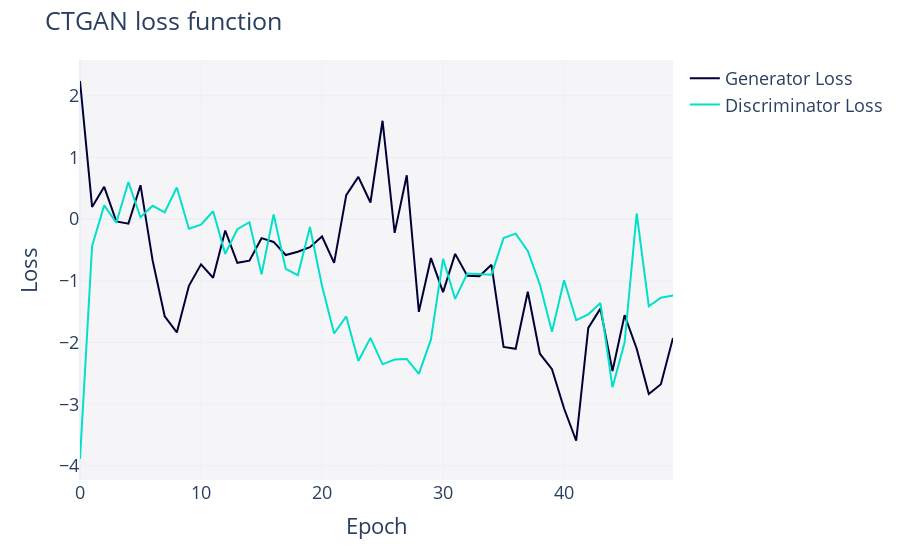

The cell this chart's notebook holds for it:
### Code cell
fig2 = ctgan2.get_loss_values_plot()
fig2

### Figure 1 — Plotly figure (JSON) as saved in the notebook; plotly's stock layout.template omitted (floating-point values rounded to 4 significant figures)
{"data": [{"hovertemplate": "variable=Generator Loss<br>Epoch=%{x}<br>value=%{y}<extra></extra>", "legendgroup": "Generator Loss", "line": {"color": "#000036", "dash": "solid"}, "marker": {"symbol": "circle"}, "mode": "lines", "name": "Generator Loss", "orientation": "v", "showlegend": true, "type": "scatter", "x": [0, 1, 2, 3, 4, 5, 6, 7, 8, 9, 10, 11, 12, 13, 14, 15, 16, 17, 18, 19, 20, 21, 22, 23, 24, 25, 26, 27, 28, 29, 30, 31, 32, 33, 34, 35, 36, 37, 38, 39, 40, 41, 42, 43, 44, 45, 46, 47, 48, 49], "xaxis": "x", "y": [2.238, 0.1979, 0.5229, -0.03699, -0.07402, 0.5493, -0.6691, -1.575, -1.837, -1.08, -0.7335, -0.9504, -0.1845, -0.7087, -0.6729, -0.3088, -0.3699, -0.5825, -0.5297, -0.4561, -0.282, -0.7088, 0.3887, 0.6842, 0.2689, 1.594, -0.2226, 0.7109, -1.503, -0.6316, -1.183, -0.5634, -0.9196, -0.9255, -0.7411, -2.072, -2.102, -1.177, -2.182, -2.432, -3.07, -3.593, -1.763, -1.451, -2.462, -1.557, -2.102, -2.834, -2.677, -1.925], "yaxis": "y"}, {"hovertemplate": "variable=Discriminator Loss<br>Epoch=%{x}<br>value=%{y}<extra></extra>", "legendgroup": "Discriminator Loss", "line": {"color": "#01E0C9", "dash": "solid"}, "marker": {"symbol": "circle"}, "mode": "lines", "name": "Discriminator Loss", "orientation": "v", "showlegend": true, "type": "scatter", "x": [0, 1, 2, 3, 4, 5, 6, 7, 8, 9, 10, 11, 12, 13, 14, 15, 16, 17, 18, 19, 20, 21, 22, 23, 24, 25, 26, 27, 28, 29, 30, 31, 32, 33, 34, 35, 36, 37, 38, 39, 40, 41, 42, 43, 44, 45, 46, 47, 48, 49], "xaxis": "x", "y": [-3.888, -0.435, 0.223, -0.05947, 0.6004, 0.0299, 0.2154, 0.1101, 0.5133, -0.1555, -0.08954, 0.1269, -0.5636, -0.1638, -0.04978, -0.8952, 0.07514, -0.8063, -0.9091, -0.129, -1.083, -1.853, -1.578, -2.299, -1.924, -2.354, -2.276, -2.267, -2.507, -1.95, -0.6438, -1.294, -0.8835, -0.886, -0.9004, -0.3075, -0.2352, -0.5175, -1.061, -1.825, -0.991, -1.637, -1.543, -1.361, -2.726, -2.001, 0.09126, -1.412, -1.273, -1.239], "yaxis": "y"}], "layout": {"font": {"size": 18}, "legend": {"orientation": "v", "title": {"text": ""}, "tracegroupgap": 0}, "margin": {"t": 60}, "plot_bgcolor": "#F5F5F8", "title": {"text": "CTGAN loss function"}, "xaxis": {"anchor": "y", "domain": [0, 1], "title": {"text": "Epoch"}}, "yaxis": {"anchor": "x", "domain": [0, 1], "title": {"text": "Loss"}}}}
